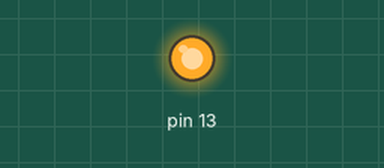
The sketch below on a simulated Arduino Uno, built with avr-gcc and run on an emulated ATmega328P. Parts: output pins drawn as LEDs (lit = HIGH). What the sketch prints to the serial monitor is not drawn.

Above: at 1.0 s.
At 3.0 s:
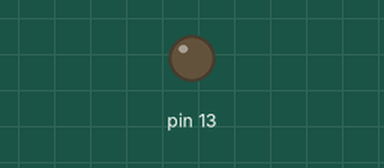
Timing chart, 0 to 5.2 s (numbered marks = the images above):
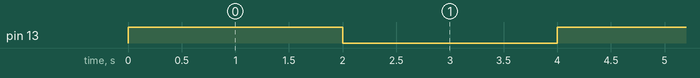

The sketch:

Tutorial_1_Deep_sleep.ino
```cpp
#include "arduino.h"
#include "LowPower.h"

void setup()
{
  pinMode(13,OUTPUT);
  Serial.begin(115200);
}

void loop()
{
  Serial.println("Start");
  digitalWrite(13,HIGH);
  delay(2000);
  digitalWrite(13,LOW);
  LowPower.powerDown(SLEEP_2S, ADC_OFF, BOD_OFF);
}
```

Measured:
- by itself, pin 13: alternates HIGH for 2.0 s and LOW for 2.0 s
